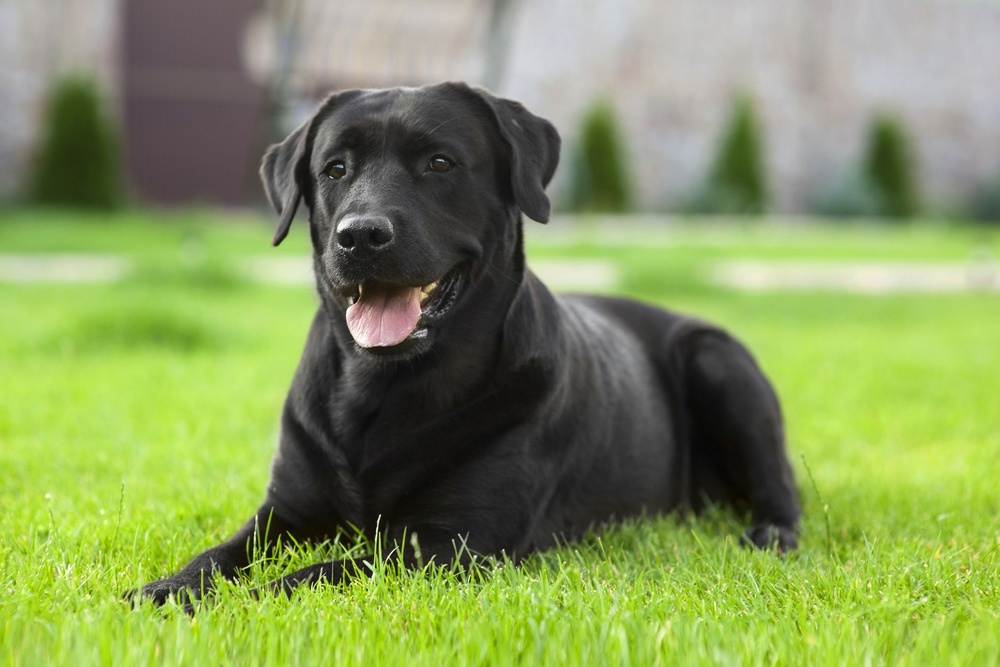
#> input picture dog_test.jpg, 1000 x 667 px, shrunk from 2119 x 1414 before the run
$ python editor.py
#> lines starting #> are read from the running program, lines starting #| are printed output that depends on the picture
from PIL import Image, ImageFilter, ImageOps, ImageEnhance
import sys
import os

def main():
    path = input("Enter the image path: ")
#> the answer given: dog_test.jpg
    if not os.path.isfile(path):
        print("Invalid image path. Please try again.")
        return

    original_image = Image.open(path)
#> original_image is the input picture: PIL image 1000x667 RGB; mean R, G, B 132.9, 150.6, 91.5
    modified_image = original_image.copy()
    history = [original_image]
    redo_history = []

    while True:
        options()
        option = get_option()

        if option == "U":
            modified_image = undo(modified_image,history,redo_history)
        elif option == "R":
            modified_image = redo(modified_image, history, redo_history)
        else:
            modified_image = choose_option(option,modified_image)
            history.append(modified_image.copy())
            redo_history.clear()

        choice = input("Save file or Continue? (S/C) ")
        if choice.upper() == "S":
            save_file(modified_image)
            sys.exit("File has been successfully saved!")
        elif choice.upper() == "C":
            continue
        else:
            print("Invalid choice. Please enter 'S' to save or 'C' to continue.")
            break
#> this loop made 1 pass; the answer given on pass 1: 1
#> pass 1, in main, `modified_image = choose_option(option,modified_image)`:
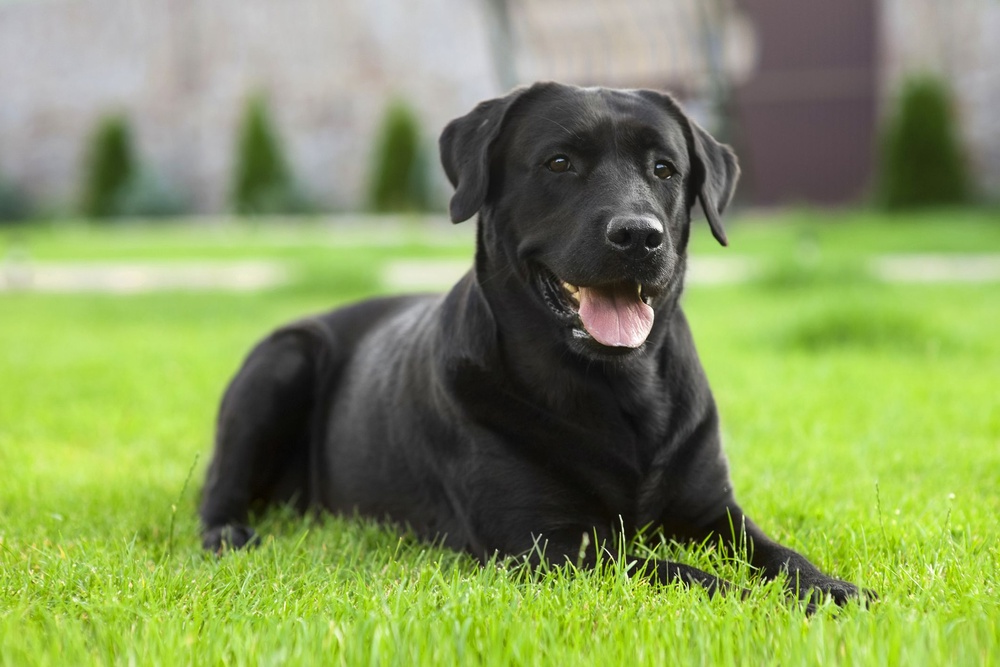
#> modified_image: PIL image 1000x667 RGB; mean R, G, B 132.9, 150.6, 91.5
#> after the loop, history = 2 items

def options():
    options = [
        "1. Flip X",
        "2. Flip Y",
        "3. Contrast",
        "4. Blur",
        "5. Contour",
        "6. Emboss",
        "7. Brightness",
        "8. Saturation",
        "9. Greyscale"
    ]
    for option in options:
        print(option)
    print("U. Undo")
    print("R. Redo")


def get_option():
    while True:
        option = input("Please choose an option: ")
        if option.isdigit() and 1 <= int(option) <= 9:
            return option
        elif option.upper() == "U":
            return "U"
        elif option.upper() == "R":
            return "R"
        else:
            print("Invalid option. Please choose a number between 1 and 9.")

def choose_option(option, image):
    options = {
        "1": flipx,
        "2": flipy,
        "3": contrast,
        "4": blur,
        "5": contour,
        "6": emboss,
        "7": brightness,
        "8": saturation,
        "9": greyscale
    }
    return options[option](image)

def flipx(image):
    return ImageOps.mirror(image)

def flipy(image):
    return ImageOps.flip(image)

# [15 lines left out: functions blur, contrast, not called in this run]

def contour(image):
    return image.filter(ImageFilter.CONTOUR)

def emboss(image):
    return image.filter(ImageFilter.EMBOSS)

# [17 lines left out: functions brightness, saturation, not called in this run]

def greyscale(image):
    return image.convert("L")

# [25 lines left out: functions undo, redo, save_file, not called in this run]

if __name__ == "__main__":
    main()
